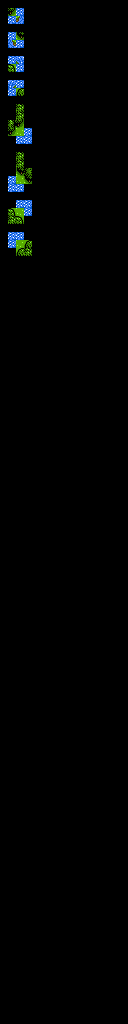

This is a level from a 2D game, rendered from its Tiled map with the project's own tilesets. A one-line summary and the map file follow, with tile-layer data summarised:
An orthogonal 16x128 tile map with 8x8 px tiles, 3 tile layers (regions, input1_automapping-input, output_automapping-output), 2 tilesets.

<map version="1.2" tiledversion="1.2.4" orientation="orthogonal" renderorder="left-up" width="16" height="128" tilewidth="8" tileheight="8" infinite="0" nextlayerid="4" nextobjectid="1">
 <tileset firstgid="1" source="../tilesets/overworld-tileset.tsx" />
 <tileset firstgid="641" source="../tilesets/overworld-automapping-input_tiles.tsx" />
 <layer id="1" name="regions" width="16" height="128">
  <data>[2048 cells, 48 non-empty, 1 distinct tile ids]</data>
 </layer>
 <layer id="2" name="input1_automapping-input" width="16" height="128">
  <data>[2048 cells, 48 non-empty, 2 distinct tile ids]</data>
 </layer>
 <layer id="3" name="output_automapping-output" width="16" height="128">
  <data>[2048 cells, 22 non-empty, 9 distinct tile ids]</data>
 </layer>
</map>
